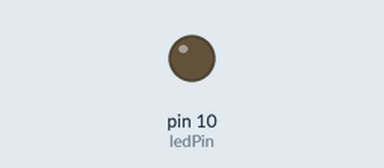
Bench run of a sketch on a simulated Arduino Uno, built with avr-gcc and run on an emulated ATmega328P. Shown: output pins drawn as LEDs (lit = HIGH).

Above: at 0.05 s.
At 0.75 s:
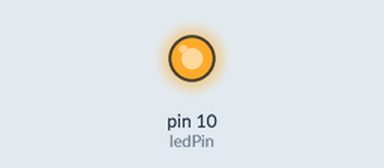
Timing chart, 0 to 3.6 s (numbered marks = the images above):
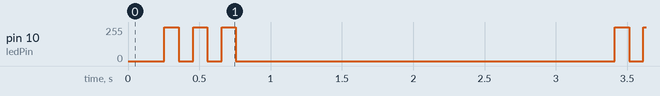

Measured:
- by itself, pin 10 (ledPin): 0/255 → 255/255 at 0.26 s, → 0/255 0.10 s later, → 255/255 0.10 s later, → 0/255 0.10 s later, … (79 changes in this stretch)

The sketch:

sketch_jul13b.ino
```cpp
int ledPin = 10;
int brightness = 0;
int factor=5;
void setup() {
  // put your setup code here, to run once:
  pinMode(ledPin, OUTPUT);
}
int del=100;
void loop() {

  if(brightness == 255)
  {
    factor=-1;

    digitalWrite(ledPin,HIGH);
    delay(del);

    digitalWrite(ledPin,LOW);
    delay(del);

    digitalWrite(ledPin,HIGH);
    delay(del);

    digitalWrite(ledPin,LOW);
    delay(del);

     digitalWrite(ledPin,HIGH);
    delay(del);

    digitalWrite(ledPin,LOW);
    delay(del);

  }

  analogWrite(ledPin, brightness);
  brightness += factor;
  delay(5);


  // put your main code here, to run repeatedly:
  if (brightness==0) {
    factor=1;
  }
}
```
